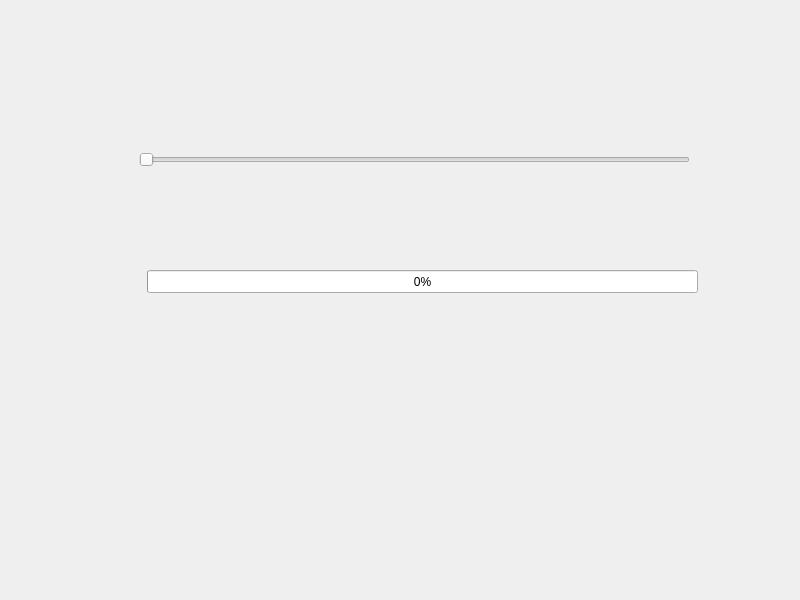
<?xml version="1.0" encoding="UTF-8"?>
<ui version="4.0">
 <class>Widget</class>
 <widget class="QWidget" name="Widget">
  <property name="geometry">
   <rect>
    <x>0</x>
    <y>0</y>
    <width>800</width>
    <height>600</height>
   </rect>
  </property>
  <property name="windowTitle">
   <string>Widget</string>
  </property>
  <widget class="QSlider" name="horizontalSlider">
   <property name="geometry">
    <rect>
     <x>139</x>
     <y>150</y>
     <width>551</width>
     <height>20</height>
    </rect>
   </property>
   <property name="minimum">
    <number>1</number>
   </property>
   <property name="maximum">
    <number>100</number>
   </property>
   <property name="orientation">
    <enum>Qt::Horizontal</enum>
   </property>
  </widget>
  <widget class="QProgressBar" name="progressBar">
   <property name="geometry">
    <rect>
     <x>147</x>
     <y>270</y>
     <width>551</width>
     <height>23</height>
    </rect>
   </property>
   <property name="minimum">
    <number>1</number>
   </property>
   <property name="value">
    <number>1</number>
   </property>
  </widget>
 </widget>
 <resources/>
 <connections/>
</ui>
